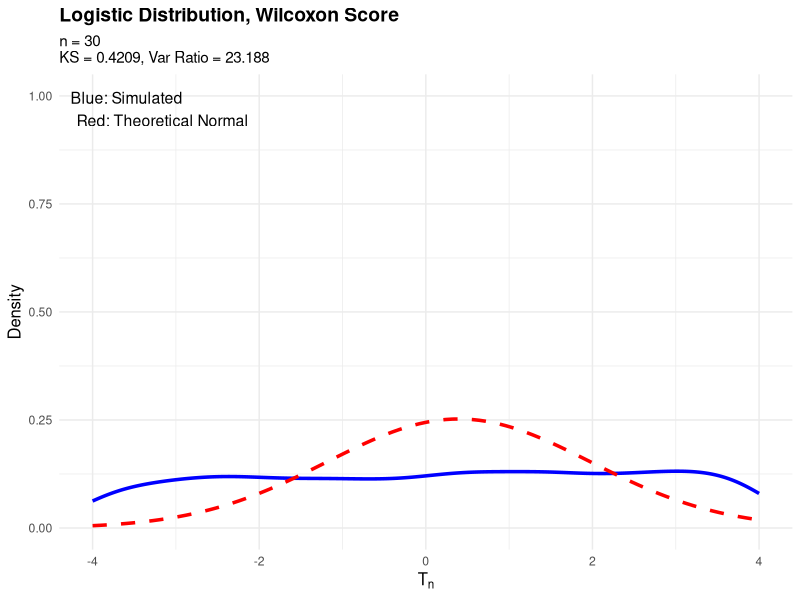
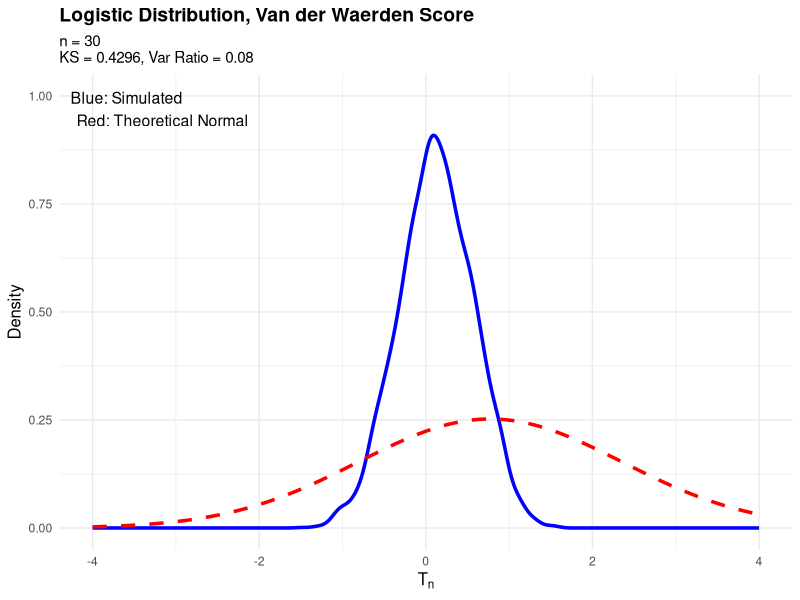
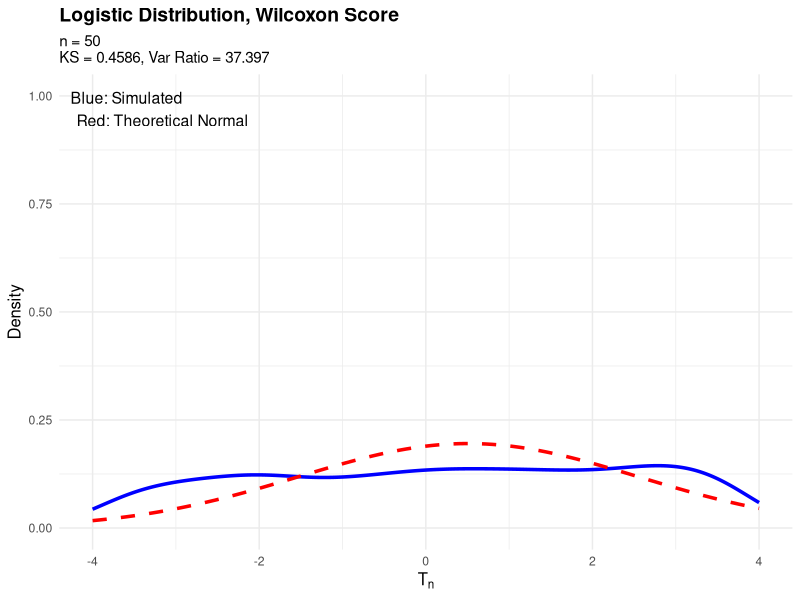
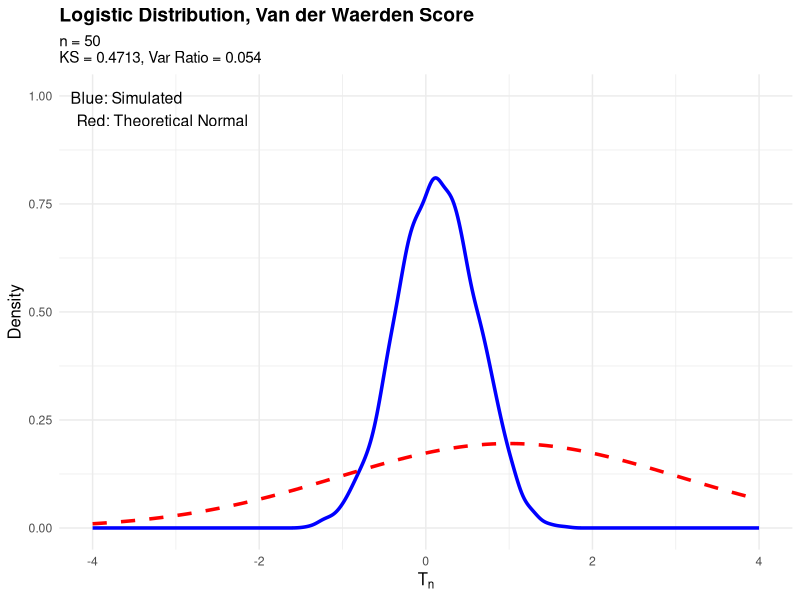

R code for these plots, in order:
# ============================================================================
# COMPLETELY CORRECTED CODE
# Le Cam's Lemma Validation - Two-Sample Rank Tests
# ============================================================================

# Load libraries
library(ggplot2)
library(dplyr)

# ============================================================================
# PART 1: THEORETICAL PARAMETERS
# ============================================================================

# Standardized g0 values
g0_wilcoxon_normal <- (1 / (2 * sqrt(pi))) * sqrt(3)    # 0.4886
g0_wilcoxon_logistic <- (1 / 6) * sqrt(3)               # 0.2887
g0_vdw_normal <- 1                                      # 1.0000
g0_vdw_logistic <- 1 / sqrt(pi)                         # 0.5642

# sigma2_psi
sigma2_psi_normal <- 1
sigma2_psi_logistic <- 1/3

# Function to compute theoretical parameters
compute_params <- function(n, dist, score) {
  
  if (dist == "normal" && score == "wilcoxon") {
    g0 <- g0_wilcoxon_normal
    sigma2_psi <- sigma2_psi_normal
  } else if (dist == "logistic" && score == "wilcoxon") {
    g0 <- g0_wilcoxon_logistic
    sigma2_psi <- sigma2_psi_logistic
  } else if (dist == "normal" && score == "vdw") {
    g0 <- g0_vdw_normal
    sigma2_psi <- sigma2_psi_normal
  } else if (dist == "logistic" && score == "vdw") {
    g0 <- g0_vdw_logistic
    sigma2_psi <- sigma2_psi_logistic
  }
  
  n1 <- n / 2
  n2 <- n / 2
  theta_n <- 1 / sqrt(n)
  
  # Theoretical mean and variance under alternative
  # Note: The 1/sqrt(n) is already in the test statistic!
  mu_n <- theta_n * (n1 * n2 / n) * g0
  sigma2_n <- (n1 * n2 / n) * sigma2_psi
  sigma_n <- sqrt(sigma2_n)
  
  return(list(
    mu_n = mu_n, 
    sigma_n = sigma_n, 
    sigma2_n = sigma2_n,
    theta_n = theta_n, 
    g0 = g0, 
    sigma2_psi = sigma2_psi,
    n1 = n1, 
    n2 = n2,
    n = n,
    dist = dist,
    score = score
  ))
}

# ============================================================================
# PART 2: SIMULATION FUNCTIONS (CORRECTED!)
# ============================================================================

generate_data <- function(n1, n2, dist, theta_n) {
  if (dist == "normal") {
    X <- rnorm(n1, 0, 1)
    Y <- rnorm(n2, theta_n, 1)
  } else if (dist == "logistic") {
    X <- rlogis(n1, 0, 1)
    Y <- rlogis(n2, theta_n, 1)
  }
  return(c(X, Y))
}

compute_T <- function(pooled, n1, n2, score) {
  n <- n1 + n2
  ranks <- rank(pooled, ties.method = "average")
  
  if (score == "wilcoxon") {
    # STANDARDIZED Wilcoxon: sqrt(3) * ranks
    scores <- sqrt(3) * ranks
  } else if (score == "vdw") {
    # Van der Waerden: already standardized
    scores <- qnorm(ranks / (n + 1))
  }
  
  c <- c(rep(0, n1), rep(1, n2))
  c_bar <- mean(c)
  
  # CRITICAL: Divide by sqrt(n) to match asymptotic theory!
  T_n <- (1 / sqrt(n)) * sum((c - c_bar) * scores)
  
  return(T_n)
}

# ============================================================================
# PART 3: RUN SIMULATION
# ============================================================================

run_simulation <- function(n, dist, score, M = 10000, verbose = TRUE) {
  
  params <- compute_params(n, dist, score)
  
  if (verbose) {
    dist_name <- tools::toTitleCase(dist)
    score_name <- ifelse(score == "wilcoxon", "Wilcoxon", "Van der Waerden")
    cat(sprintf("Running: %s, %s, n = %d\n", dist_name, score_name, n))
  }
  
  set.seed(123 + n + 100 * (dist == "logistic") + 1000 * (score == "vdw"))
  
  T_stats <- numeric(M)
  for (r in 1:M) {
    pooled <- generate_data(params$n1, params$n2, dist, params$theta_n)
    T_stats[r] <- compute_T(pooled, params$n1, params$n2, score)
  }
  
  # Empirical moments
  T_mean <- mean(T_stats)
  T_var <- var(T_stats)
  T_sd <- sd(T_stats)
  
  # KS distance
  F_emp <- ecdf(T_stats)
  F_theory <- function(x) pnorm(x, mean = params$mu_n, sd = params$sigma_n)
  ks_values <- sapply(T_stats, function(x) abs(F_emp(x) - F_theory(x)))
  ks <- max(ks_values)
  
  if (verbose) {
    cat(sprintf("  mu_theory = %.4f, mu_emp = %.4f\n", params$mu_n, T_mean))
    cat(sprintf("  sigma_theory = %.4f, sigma_emp = %.4f\n", params$sigma_n, T_sd))
    cat(sprintf("  KS = %.4f\n", ks))
    cat(sprintf("  Var Ratio = %.4f\n", T_var / params$sigma2_n))
  }
  
  return(list(
    T_stats = T_stats,
    mu_n = params$mu_n,
    sigma_n = params$sigma_n,
    sigma2_n = params$sigma2_n,
    T_mean = T_mean,
    T_var = T_var,
    T_sd = T_sd,
    ks = ks,
    n = n,
    dist = dist,
    score = score,
    M = M
  ))
}

# ============================================================================
# PART 4: DENSITY PLOT
# ============================================================================

plot_density <- function(n, dist, score, M = 10000) {
  
  result <- run_simulation(n, dist, score, M, verbose = TRUE)
  
  df <- data.frame(T = result$T_stats)
  
  dist_name <- tools::toTitleCase(result$dist)
  score_name <- ifelse(result$score == "wilcoxon", "Wilcoxon", "Van der Waerden")
  
  p <- ggplot(df, aes(x = T)) +
    geom_density(color = "blue", size = 1.2, kernel = "gaussian") +
    stat_function(
      fun = dnorm, 
      args = list(mean = result$mu_n, sd = result$sigma_n),
      color = "red", size = 1.2, linetype = "dashed"
    ) +
    xlim(-4,4) + 
    ylim(0,1) +
    labs(
      title = paste(dist_name, "Distribution,", score_name, "Score"),
      subtitle = paste0(
        "n = ", result$n,
        "\nKS = ", round(result$ks, 4),
        ", Var Ratio = ", round(result$T_var / result$sigma2_n, 3)
      ),
      x = expression(T[n]),
      y = "Density"
    ) +
    annotate(
      "text", 
      x = -Inf, 
      y = Inf, 
      label = "Blue: Simulated\nRed: Theoretical Normal",
      hjust = -0.1, 
      vjust = 1.5, 
      size = 4
    ) +
    theme_minimal() +
    theme(
      plot.title = element_text(size = 14, face = "bold"),
      plot.subtitle = element_text(size = 11),
      axis.title = element_text(size = 12)
    )
  
  return(p)
}

# ============================================================================
# PART 5: COMPARISON PLOT
# ============================================================================
# 
# plot_comparison <- function(n, dist, M = 10000) {
#   
#   dist_name <- tools::toTitleCase(dist)
#   
#   cat("\n========================================\n")
#   cat(dist_name, "COMPARISON at n =", n, "\n")
#   cat("========================================\n")
#   
#   result_w <- run_simulation(n, dist, "wilcoxon", M, verbose = TRUE)
#   result_v <- run_simulation(n, dist, "vdw", M, verbose = TRUE)
#   
#   df_w <- data.frame(T = result_w$T_stats, Score = "Wilcoxon")
#   df_v <- data.frame(T = result_v$T_stats, Score = "Van der Waerden")
#   df_all <- rbind(df_w, df_v)
#   
#   p <- ggplot(df_all, aes(x = T, color = Score, fill = Score)) +
#     geom_density(alpha = 0.3, size = 1.2, kernel = "gaussian") +
#     stat_function(
#       fun = dnorm, 
#       args = list(mean = result_w$mu_n, sd = result_w$sigma_n),
#       color = "blue", size = 0.8, linetype = "dashed"
#     ) +
#     stat_function(
#       fun = dnorm, 
#       args = list(mean = result_v$mu_n, sd = result_v$sigma_n),
#       color = "red", size = 0.8, linetype = "dashed"
#     ) +
#     xlim(-2,2) + 
#     ylim(0,1) +
#     labs(
#       title = paste(dist_name, "Distribution - Comparison at n =", n),
#       subtitle = paste0(
#         "Wilcoxon KS = ", round(result_w$ks, 4), 
#         ", VdW KS = ", round(result_v$ks, 4)
#       ),
#       x = expression(T[n]),
#       y = "Density"
#     ) +
#     scale_color_manual(values = c("Wilcoxon" = "blue", "Van der Waerden" = "red")) +
#     scale_fill_manual(values = c("Wilcoxon" = "blue", "Van der Waerden" = "red")) +
#     theme_minimal() +
#     theme(
#       plot.title = element_text(size = 14, face = "bold"),
#       plot.subtitle = element_text(size = 12),
#       axis.title = element_text(size = 12),
#       legend.position = "bottom"
#     )
#   
#   cat("\n========================================\n")
#   cat("FINAL SUMMARY\n")
#   cat("========================================\n")
#   cat(sprintf("Wilcoxon KS:     %.4f (Var Ratio = %.3f)\n", 
#               result_w$ks, result_w$T_var / result_w$sigma2_n))
#   cat(sprintf("Van der Waerden KS: %.4f (Var Ratio = %.3f)\n", 
#               result_v$ks, result_v$T_var / result_v$sigma2_n))
#   
#   if (result_w$ks < result_v$ks) {
#     cat("\n✓ Wilcoxon performs BETTER for", dist_name, "\n")
#   } else {
#     cat("\n✓ Van der Waerden performs BETTER for", dist_name, "\n")
#   }
#   cat("========================================\n\n")
#   
#   return(p)
# }

# ============================================================================
# RUN THE SIMULATIONS
# ============================================================================

cat("\n")
cat("========================================\n")
cat("RUNNING CORRECTED SIMULATIONS\n")
cat("========================================\n\n")

# Test one scenario first
plot_density(n = 30, dist = "logistic", score = "wilcoxon", M = 5000)
plot_density(n = 30, dist = "logistic", score = "vdw", M = 5000)

plot_density(n = 50, dist = "logistic", score = "wilcoxon", M = 5000)
plot_density(n = 50, dist = "logistic", score = "vdw", M = 5000)




# 
# 
# 
# 
# # Then compare
# plot_comparison(n = 30, dist = "logistic", M = 5000)
# plot_comparison(n = 100, dist = "logistic", M = 5000)
# plot_comparison(n = 30, dist = "normal", M = 5000)
# plot_comparison(n = 100, dist = "normal", M = 5000)
# 
# # ============================================================================
# # END OF SCRIPT
# # ============================================================================
